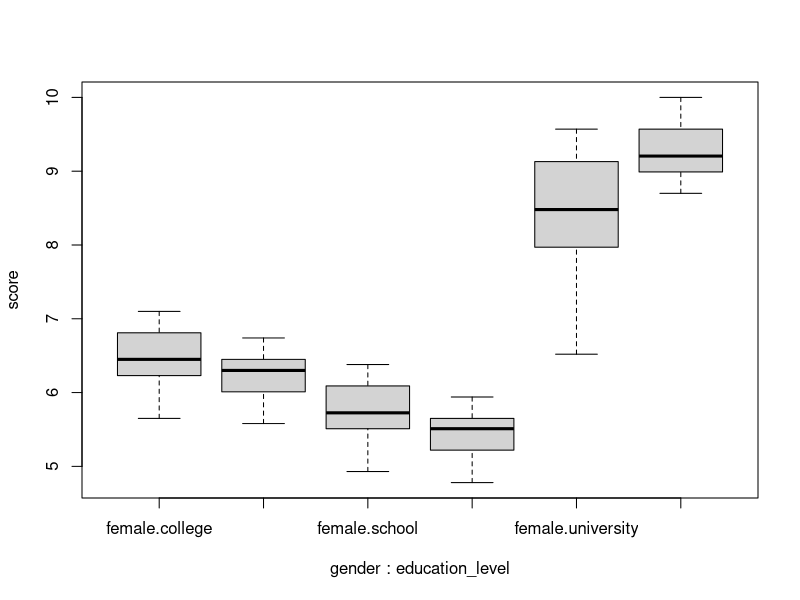

The R script that drew this image:

setwd("/Users/jacob/Downloads/RClub/R.class-Lesson-4")
rm(list = ls())

#1.)
gw <- read.table("genderweight.txt", sep = "\t", header = TRUE)
gender.t <- t.test(gw$weight[gw$group == "M"], gw$weight[gw$group == "F"])
if (gender.t$p.value < 0.05){
  print("The data has a significant difference between averages")
}else {
  print("The data has no significant difference between averages")
}

#2.)
js <- read.table("jobsatisfaction.txt", sep = "\t", header = TRUE)

treat.av <- aov(data = js, formula = score ~ gender*education_level)
summary(treat.av)
boxplot(data = js, score ~ gender*education_level)
